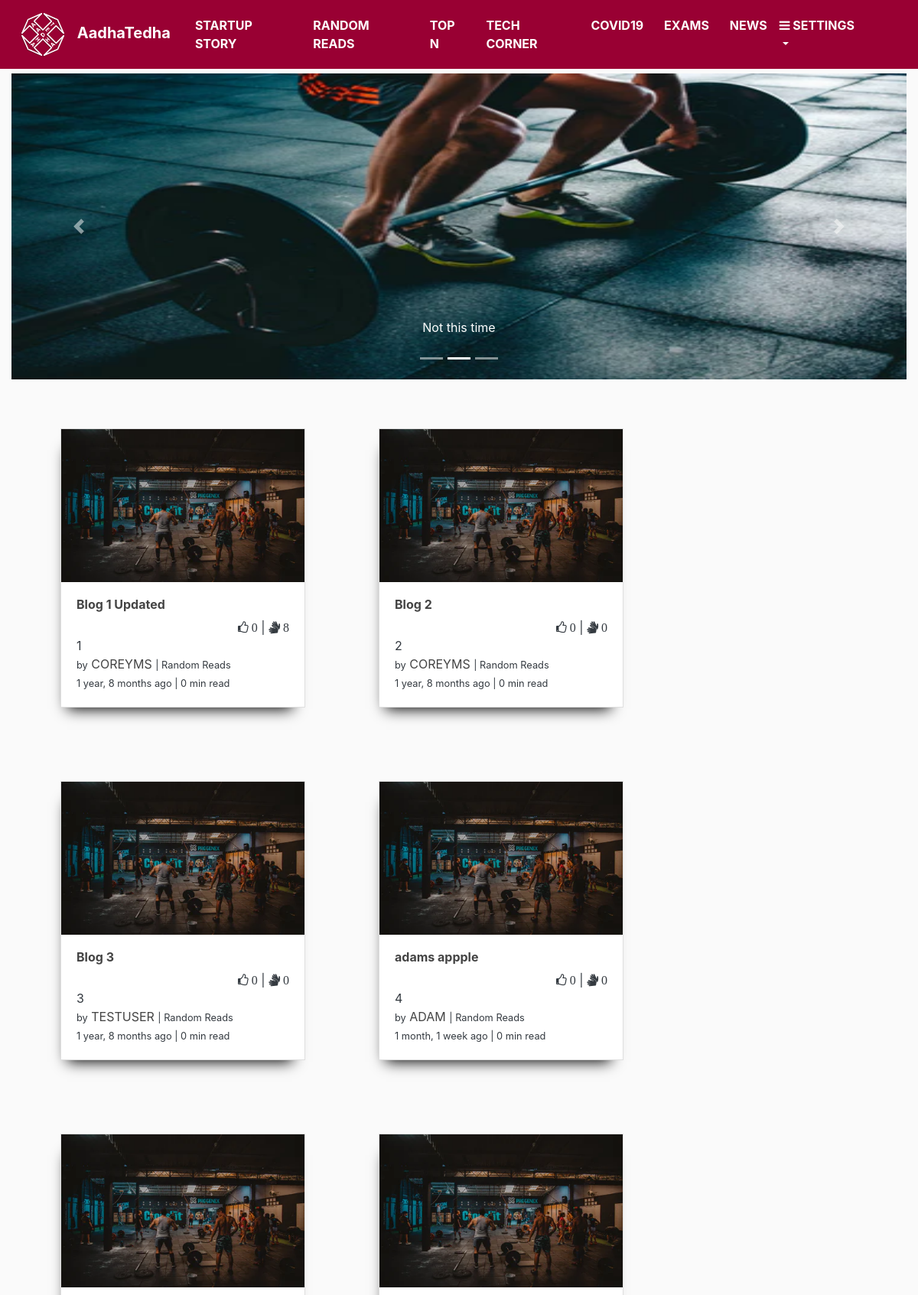
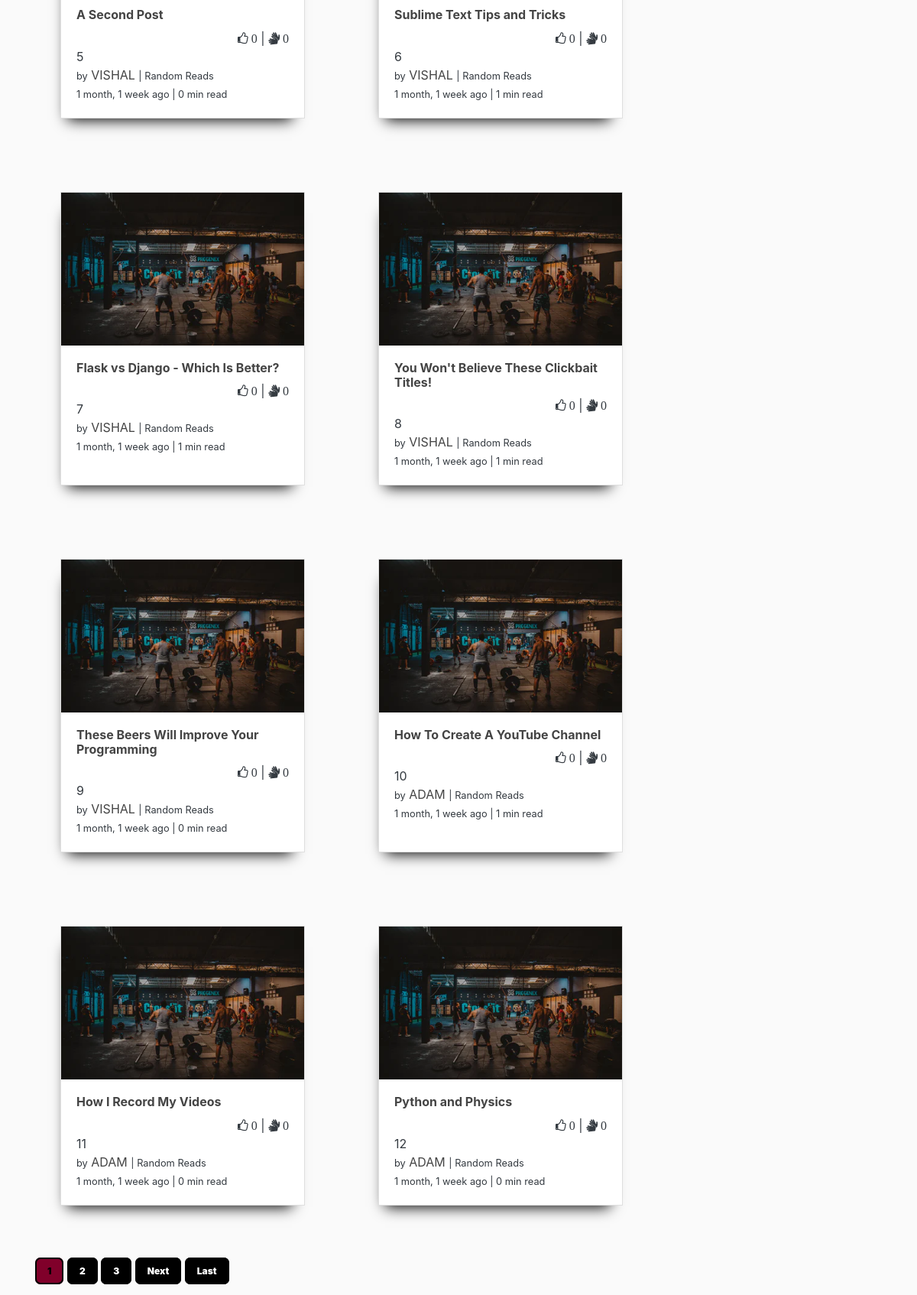
Page /home/random (upper part) on the committed database (2 pictures, top to bottom).
### blog/models.py (models this page shows, shortened)
class Post(models.Model):
	author = models.ForeignKey(User, on_delete=models.CASCADE)
	title = models.CharField(max_length=100)
	section_CHOICES = [('Startup Story', 'Startup Story'), ('Random Reads', 'Random Reads'),
	('Top N', 'Top N'), ('Tech Corner', 'Tech Corner'), ('Convid-19', 'Covid-19'),
	('News', 'News'), ('Competetive Exams', 'Competetive Exams')]
	section = models.CharField(max_length=100, choices=section_CHOICES, default='Random Reads')
	content = RichTextUploadingField(blank=True)
	content2 = RichTextUploadingField(blank=True, config_name='special',
                                      external_plugin_resources=[
                                          ('youtube',
                                            '/static/blog/vendor/ckeditor_plugins/youtube/youtube/',
                                            'plugin.js',
                                            )
                                      ])
	date_posted = models.DateTimeField(default=timezone.now)
	last_edit = models.DateTimeField(auto_now=True)
	likes = models.IntegerField(default=0)
	dislikes = models.IntegerField(default=0)
	claps = models.IntegerField(default=0)

### blog/views.py (the view, shortened to what this page needs)
# urls.py: path('home/<str:section>', SectionListView.as_view(), name='section-home'),
class SectionListView(ListView):
    model = Post
    template_name = 'blog/section-home.html'  # <app>/<model>_<viewtype>.html
    context_object_name = 'posts'
    ordering = ['-date_posted']
    paginate_by = 12
    def get(self, request, section='none', *args, **kwargs):
        section_dict = {
            'startup' : 'Startup Story', 'random' : 'Random Reads',
            'topn' : 'Top N', 'techcorner' : 'Tech Corner',
            'covid19' : 'Convid-19', 'compexam' : 'Competetive Exams',
            'news': 'News'
        }
        try:
            print('sec',section, section_dict[section])
        except:
            pass
        if section != 'none':
            self.object_list = Post.objects.filter(section__exact=section_dict[section])
        else:
            self.object_list = self.get_queryset()
        allow_empty = self.get_allow_empty()
        context = self.get_context_data()
        return self.render_to_response(context)

### blog/templates/blog/section-home.html (shortened to what this page needs)
{% extends "blog/base.html" %}
{% load static %}
{% load mathfilters %}
{% load social_share %}
{% block content %}
<div class="container-fluid mx-3">
	<div class="row">
    {% for post in posts %}
      <div class="card m-5 rounded-0 card_shadow "
        style="width: 20rem; ">
        <img style="height:200px" src="{% static 'blog/carousel_img/3.webp' %}" class="card-img-top rounded-0" alt="...">
        <div class="card-body">
          <h6><b><a class="article-title" href="{% url 'post-detail' post.id %}">
            {{ post.title | truncatechars:100 }}
          </a></b></h6>
          <div style="text-align:right;">
            <i class="fa fa-thumbs-o-up"> {{post.likes}} </i> |
            <i class="fa fa-sign-language"> {{post.claps}} </i>
          </div>
          {{forloop.counter}} <br>
          <small>by</small>
          <a class="article-title" href="{% url 'user-posts' post.author.username %}">
            {{ post.author|upper }}
          </a>
          <small class="mr-0">
            | {{post.section}}
          </small>
          <br>
          <small class="card-text" style="font:8;">
            {{post.date_posted|timesince}}  ago |
            {{ post.content | wordcount | intdiv:100 }} min read
          </small>
        </div>
      </div>
    {% endfor %}
   	</div>
    <div class="my-4">
    {% if is_paginated %}
      {% for num in page_obj.paginator.page_range %}
        {% if page_obj.number == num %}
          <a class="btn_all btn_pagi_outline nounderline mb-4" href="?page={{ num }}">{{ num }}</a>
        {% elif num > page_obj.number|add:'-3' and num < page_obj.number|add:'3' %}
          <a class="btn_all btn_pagi nounderline mb-4" href="?page={{ num }}">{{ num }}</a>
        {% endif %}
      {% endfor %}
      {% if page_obj.has_next %}
        <a class="btn_all btn_pagi nounderline mb-4" href="?page={{ page_obj.next_page_number }}">Next</a>
        <a class="btn_all btn_pagi nounderline mb-4" href="?page={{ page_obj.paginator.num_pages }}">Last</a>
      {% endif %}
    {% endif %}
    </div>
</div>
{% endblock content %}

### blog/static/blog/main.css (style rules this page uses)
body { background: #fafafa; color: #333333; margin-top: 5rem; }
h1, h2, h3, h4, h5, h6 { color: #444444; }
.article-title { color: #444444; }
a.nounderline { text-decoration: none; }
.btn_all { padding:8px 14px; font-weight: 900; border-radius: 7px; font-size: 12px; transition-duration : 0.5s; }
.btn_pagi { color : white; background-color: black; border: 2px solid black; }
.btn_pagi_outline { color : black; background-color: #80002a; border: 2px solid black; }
.card_shadow { -webkit-box-shadow: -4px 15px 18px -13px rgba(0,0,0,1); -moz-box-shadow: -4px 15px 18px -13px rgba(0,0,0,1); box-shadow: -4px 15px 18px -13px rgba(0,0,0,1); }

### rows in the picture
Post: title "Blog 1 Updated", likes "0", claps "8", author "COREYMS", section "Random Reads", date_posted "1 year, 8 months", content "0"
Post: title "Blog 2", likes "0", claps "0", author "COREYMS", section "Random Reads", date_posted "1 year, 8 months", content "0"
Post: title "Blog 3", likes "0", claps "0", author "TESTUSER", section "Random Reads", date_posted "1 year, 8 months", content "0"
Post: title "adams appple", likes "0", claps "0", author "ADAM", section "Random Reads", date_posted "1 month, 1 week", content "0"
Post: title "A Second Post", likes "0", claps "0", author "VISHAL", section "Random Reads", date_posted "1 month, 1 week", content "0"
Post: title "Sublime Text Tips and Tricks", likes "0", claps "0", author "VISHAL", section "Random Reads", date_posted "1 month, 1 week", content "1"
Post: title "Flask vs Django - Which Is Better?", likes "0", claps "0", author "VISHAL", section "Random Reads", date_posted "1 month, 1 week", content "1"
Post: title "You Won't Believe These Clickbait Titles!", likes "0", claps "0", author "VISHAL", section "Random Reads", date_posted "1 month, 1 week", content "1"
Post: title "These Beers Will Improve Your Programming", likes "0", claps "0", author "VISHAL", section "Random Reads", date_posted "1 month, 1 week", content "0"
Post: title "How To Create A YouTube Channel", likes "0", claps "0", author "ADAM", section "Random Reads", date_posted "1 month, 1 week", content "1"
Post: title "How I Record My Videos", likes "0", claps "0", author "ADAM", section "Random Reads", date_posted "1 month, 1 week", content "0"
Post: title "Python and Physics", likes "0", claps "0", author "ADAM", section "Random Reads", date_posted "1 month, 1 week", content "0"

### other values in the picture
{{ "Startup Story"|upper }} "STARTUP STORY"
{{ "Random Reads"|upper }} "RANDOM READS"
{{ "Top N"|upper }} "TOP N"
{{ "Tech corner"|upper }} "TECH CORNER"
{{ "Covid19"|upper }} "COVID19"
{{ "Exams"|upper }} "EXAMS"
{{ "News"|upper }} "NEWS"
{{ "Settings"|upper }} "SETTINGS"
{{ num }} "1"
{{ num }} "2" "3"
